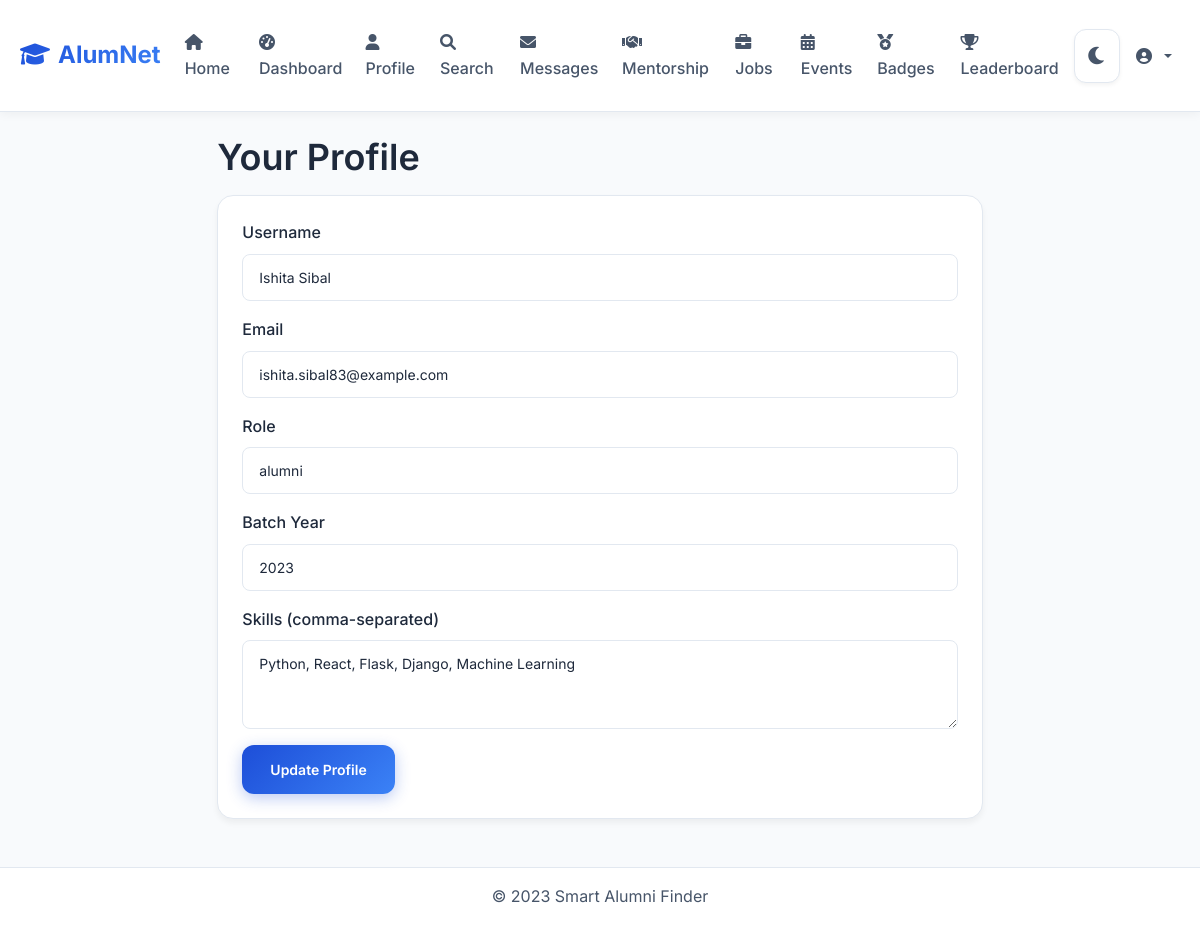
The app's page /profile (signed in) with its own data.
### models.py (models this page shows, shortened)
class User(db.Model):
    id = db.Column(db.Integer, primary_key=True)
    username = db.Column(db.String(80), unique=True, nullable=False)
    email = db.Column(db.String(120), unique=True, nullable=False)
    password = db.Column(db.String(120), nullable=False)
    role = db.Column(db.String(20), nullable=False)  # student, alumni, faculty
    alumni_id = db.Column(db.String(20), unique=True, nullable=True)  # For alumni
    faculty_id = db.Column(db.String(20), unique=True, nullable=True)  # For faculty
    batch_year = db.Column(db.Integer, nullable=True)
    skills = db.Column(db.Text, nullable=True)  # comma-separated
    created_at = db.Column(db.DateTime, default=datetime.utcnow)

### app.py (the view, shortened to what this page needs)
@app.route('/profile', methods=['GET', 'POST'])
def profile():
    if 'user_id' not in session:
        return redirect(url_for('login'))
    user = User.query.get(session['user_id'])
    return render_template('profile.html', user=user)

### templates/profile.html (shortened to what this page needs)
{% extends "base.html" %}
{% block content %}
<div class="row justify-content-center">
    <div class="col-md-8">
        <h1>Your Profile</h1>
        <div class="card">
            <div class="card-body">
                <form method="POST">
                    <div class="mb-3">
                        <label for="username" class="form-label">Username</label>
                        <input type="text" class="form-control" id="username" name="username" value="{{ user.username }}" required>
                    </div>
                    <div class="mb-3">
                        <label for="email" class="form-label">Email</label>
                        <input type="email" class="form-control" id="email" name="email" value="{{ user.email }}" required>
                    </div>
                    <div class="mb-3">
                        <label for="role" class="form-label">Role</label>
                        <input type="text" class="form-control" id="role" name="role" value="{{ user.role }}" readonly>
                    </div>
                    {% if user.role in ['alumni', 'student'] %}
                    <div class="mb-3">
                        <label for="batch_year" class="form-label">Batch Year</label>
                        <input type="number" class="form-control" id="batch_year" name="batch_year" value="{{ user.batch_year or '' }}">
                    </div>
                    {% endif %}
                    <div class="mb-3">
                        <label for="skills" class="form-label">Skills (comma-separated)</label>
                        <textarea class="form-control" id="skills" name="skills" rows="3">{{ user.skills or '' }}</textarea>
                    </div>
                    <button type="submit" class="btn btn-primary">Update Profile</button>
                </form>
            </div>
        </div>
    </div>
</div>
{% endblock %}

### static/css/style.css (style rules this page uses)
:root { --primary-light: #1d4ed8; --primary-dark: #3b82f6; --accent-light: #7c3aed; --accent-dark: #a78bfa; --success-light: #059669; --success-dark: #10b981; --error-light: #dc2626; --error-dark: #ef4444; --background: #f8fafc; --surface: #ffffff; --surface-hover: #f1f5f9; --text-primary: #1e293b; --text-secondary: #475569; --text-muted: #64748b; --border: #e2e8f0; --border-hover: #cbd5e1; --shadow: rgba(0, 0, 0, 0.05); --shadow-hover: rgba(0, 0, 0, 0.1); --gradient-primary: linear-gradient(135deg, #1d4ed8, #3b82f6); --gradient-accent: linear-gradient(135deg, #7c3aed, #a78bfa); }
* { box-sizing: border-box; }
body { background: var(--background); color: var(--text-primary); font-family: 'Inter', -apple-system, BlinkMacSystemFont, 'Segoe UI', Roboto, sans-serif; line-height: 1.6; margin: 0; min-height: 100vh; transition: background-color 0.3s ease, color 0.3s ease; }
h1, h2, h3, h4, h5, h6 { font-weight: 600; line-height: 1.2; margin: 0 0 16px 0; }
h1 { font-size: 2.25rem; }
.card { background: var(--surface); border: 1px solid var(--border); border-radius: 16px; box-shadow: 0 4px 6px var(--shadow); transition: all 0.3s ease; margin-bottom: 24px; overflow: hidden; }
.card-body { padding: 24px; }
.btn { border-radius: 12px; font-weight: 600; font-size: 0.875rem; padding: 14px 28px; text-decoration: none; transition: all 0.3s ease; border: none; cursor: pointer; display: inline-flex; align-items: center; justify-content: center; gap: 8px; position: relative; overflow: hidden; }
.btn::before { content: ''; position: absolute; top: 0; left: -100%; width: 100%; height: 100%; background: linear-gradient(90deg, transparent, rgba(255,255,255,0.2), transparent); transition: left 0.5s; }
.btn-primary { background: var(--gradient-primary); color: white; box-shadow: 0 4px 15px rgba(29, 78, 216, 0.3); }
.form-control { background: var(--surface); border: 1px solid var(--border); border-radius: 8px; color: var(--text-primary); font-size: 0.875rem; padding: 12px 16px; transition: border-color 0.2s ease, box-shadow 0.2s ease; width: 100%; }
.form-control::placeholder { color: var(--text-muted); }
.form-label { color: var(--text-primary); font-weight: 500; margin-bottom: 8px; display: block; }
textarea::placeholder, input::placeholder, select::placeholder { color: var(--text-muted) !important; opacity: 1; }
.row { display: flex; flex-wrap: wrap; margin: 0 -12px; }
.col-md-8, .col-md-4 { padding: 0 12px; }
.col-md-8 { flex: 0 0 66.666667%; max-width: 66.666667%; }
.mb-3 { margin-bottom: 16px; }
.justify-content-center { justify-content: center; }

### records on screen
User: username "Ishita Sibal", email "ishita.sibal83@example.com", role "alumni", batch_year "2023", skills "Python, React, Flask, Django, Machine Learning"
